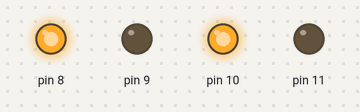
This sketch was run on a simulated Arduino Uno, built with avr-gcc and run on an emulated ATmega328P. Parts: output pins drawn as LEDs (lit = HIGH). At 11.3 s the program stops and its outputs stay as they are.

Above: at 0.1 s.
At 2.0 s:
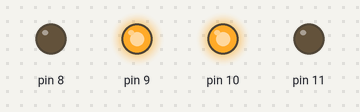
At 4.68 s:
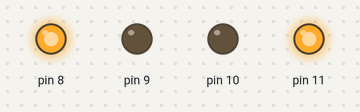
At 6.1 s:
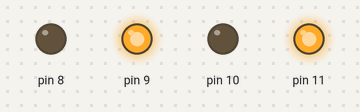
At 11.3 s:
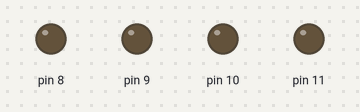
Timing chart, 0 to 12.8 s (numbered marks = the images above):
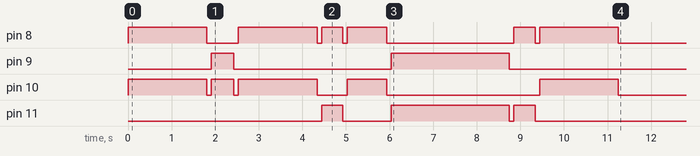

The sketch:

milestone2.ino
```cpp
// pin 9, 11 are fwd
// pin 8, 10 are back


void main(void){ // setup code that only runs once
  // set pins 8 and 9 as outputs for "left" motor
  // set pins 10 and 11 as outputs for "right" motor
  DDRB = 0b00001111;
  while(1){

      milestone2();
      break;
  }
}

// option 1: function with no delay
// void drive_forward(){
   // code to control appropriate pins here:

// }

void drive_forward(int time){
  PORTB = 0b00000101;
  _delay_ms(time);
  stop();
  _delay_ms(100);
}

void drive_backward(int time){
  PORTB = 0b00001010;
  _delay_ms(time);
  stop();
  _delay_ms(100);
}

void turn_right(int time){
  PORTB = 0b00000110;
  _delay_ms(time);
  stop();
  _delay_ms(100);
}

void turn_left(int time){
  PORTB = 0b00001001;
  _delay_ms(time);
  stop();
  _delay_ms(100);
}

void stop(){
  PORTB = 0b00000000;
}

void milestone2(){
  // Drive forward 1 foot
  drive_forward(1800);
  // Turn right 90 degrees
  turn_right(520);
  // Drive forward 1 foot
  drive_forward(1800);
  // Turn left 90 degrees
  turn_left(490);
  // Drive forward 6 inches
  drive_forward(900);
  // Drive backward 1.5 feet
  drive_backward(2700);
  // Turn left 90 degrees
  turn_left(490);
  // Drive forward 1 foot, returning to the starting position
  drive_forward(1800);
  // Stop
}
// option 2: function with built-in delay
// void drive_forward_delay(int t){
   // code to control appropriate pins here:

  // _delay_ms(t);         // wait for t milliseconds
// }
```

Measured:
- by itself, pin 8: LOW → HIGH at 0.00 s, → LOW 1.8 s later, → HIGH 0.72 s later, → LOW 1.8 s later, … (12 changes in this stretch)
- by itself, pin 9: LOW → HIGH at 1.9 s, → LOW 0.52 s later, → HIGH 3.6 s later, → LOW 2.7 s later
- by itself, pin 10: LOW → HIGH at 0.00 s, → LOW 1.8 s later, → HIGH 0.10 s later, → LOW 0.52 s later, … (10 changes in this stretch)
- by itself, pin 11: goes HIGH 0.49 s, LOW 1.1 s, HIGH 2.7 s, LOW 0.10 s, HIGH 0.49 s, then LOW
